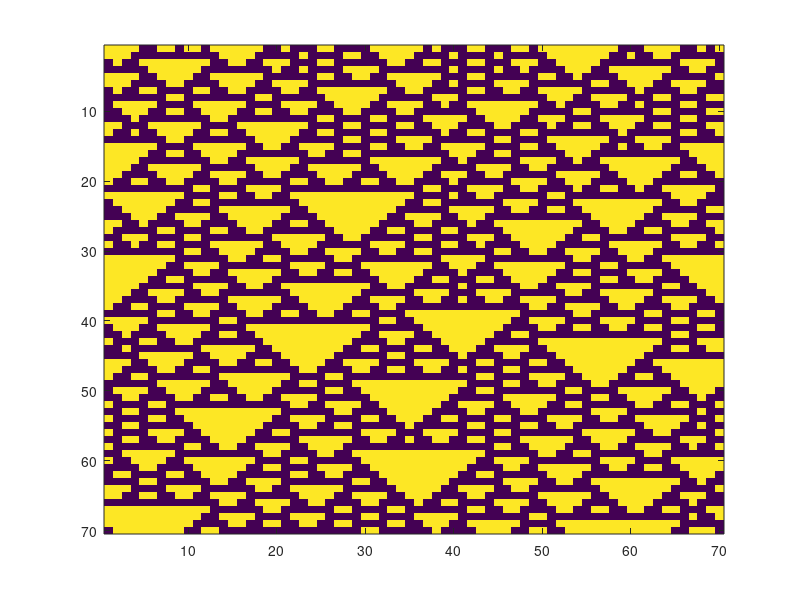

Source code (MATLAB):
%% rule 184
clc, clear all
nGeneration=30;
%rule184=[1 1 1 1 1 0 1 0 1 1 0 0 0 1 1 0 1 0 0 0 1 0 0 0];
nParticles=100;
rule184= round(rand(1,nParticles));

generations=nan(nGeneration,nParticles);
generations(1,:)=rule184;

for row=1:nGeneration-1
    
    for col=1:nParticles-1
        
        if generations(row,col+1)==0 && generations(row,col)==1
            generations(row+1,col)=0;
            generations(row+1,col+1)=1;
            
        elseif isnan(generations(row+1,col))
            generations(row+1,col)=generations(row,col);
        end
    end
    
    if generations(row,nParticles)==1 && generations(row,1)==0
        generations(row+1,nParticles)=1;
    else
        generations(row+1,nParticles)=generations(row,nParticles);
    end
    
    
end

image(generations,'CDataMapping','scaled')


%% rule 90

clc, clear all,clf
nGeneration=50;
%rule184=[1 1 1 1 1 0 1 0 1 1 0 0 0 1 1 0 1 0 0 0 1 0 0 0];
%rule90= round(rand(1,50));
nParticles=30;
rule90=zeros(1,nParticles);
rule90(nParticles/2)=1;

generations=nan(nGeneration,nParticles);
generations(1,:)=rule90;

for row=1:nGeneration-1
    generations(row+1,1)=xor(generations(row,nParticles),generations(row,2));
    
    for col=2:nParticles-1
        
        generations(row+1,col)=xor(generations(row,col-1),generations(row,col+1));
        
    end
    
    generations(row+1,nParticles)=xor(generations(row,nParticles),generations(row,1));
    
end

image(generations,'CDataMapping','scaled')
xlabel('Cell')
ylabel('Generation')

%% Rule30
clc, clear all
nGeneration=70;
nParticles=50;
rule30=zeros(1,nParticles);

rule30(nParticles/2)=1;
generations=nan(nGeneration,nParticles);
generations(1,:)=rule30;

for row=1:nGeneration-1
    a=generations(row,nParticles);
    b=generations(row,1);
    c=generations(row,2);
    
    if (a==1 && b==0 && c==0) || (a==0 && b==1 && c==1) || ...
            (a==0 && b==1 && c==0) || (a==0 && b==0 && c==1)
        generations(row+1,1)=1;
    else
        generations(row+1,1)=0;
    end
    
    for col=2:nParticles-1
        a=generations(row,col-1);
        b=generations(row,col);
        c=generations(row,col+1);
        
        if (a==1 && b==0 && c==0) || (a==0 && b==1 && c==1) || ...
                (a==0 && b==1 && c==0) || (a==0 && b==0 && c==1)
            generations(row+1,col)=1;
        else
            generations(row+1,col)=0;
        end
    end
    
    a=generations(row,nParticles-1);
    b=generations(row,nParticles);
    c=generations(row,1);
    
    if (a==1 && b==0 && c==0) || (a==0 && b==1 && c==1) || ...
            (a==0 && b==1 && c==0) || (a==0 && b==0 && c==1)
        generations(row+1,nParticles)=1;
    else
        generations(row+1,nParticles)=0;
    end
end

image(generations*100)
xlabel('Cell')
ylabel('Generation')


%% Rule 110
clc, clear all
nGeneration=70;
nParticles=200;
rule110=round(rand(1,nParticles));

rule110(nParticles/2)=1;
generations=nan(nGeneration,nParticles);
generations(1,:)=rule110;

for row=1:nGeneration-1
    a=generations(row,nParticles);
    b=generations(row,1);
    c=generations(row,2);
    
    if  (a==1 && b==1 && c==1) || ...
            (a==1 && b==0 && c==0) || (a==0 && b==0 && c==0)
        generations(row+1,1)=0;
    else
        generations(row+1,1)=1;
    end
    
    for col=2:nParticles-1
        a=generations(row,col-1);
        b=generations(row,col);
        c=generations(row,col+1);
        
        if (a==1 && b==1 && c==1) || ...
                (a==1 && b==0 && c==0) || (a==0 && b==0 && c==0)
            generations(row+1,col)=0;
        else
            generations(row+1,col)=1;
        end
    end
    
    a=generations(row,nParticles-1);
    b=generations(row,nParticles);
    c=generations(row,1);
    
    if (a==1 && b==1 && c==1) || ...
            (a==1 && b==0 && c==0) || (a==0 && b==0 && c==0)
        generations(row+1,nParticles)=0;
    else
        generations(row+1,nParticles)=1;
    end
end

image(generations,'CDataMapping','scaled')

%% new rule 1 (NAND)
clc, clear all
nGeneration=70;
nParticles=70;
rule110=round(rand(1,nParticles));

rule110(nParticles/2)=1;
generations=nan(nGeneration,nParticles);
generations(1,:)=rule110;

for row=1:nGeneration-1
    a=generations(row,nParticles);
    b=generations(row,1);
    c=generations(row,2);
    
    if  (a==1 && b==1 && c==1) || (a==0 && b==0 && c==0)
        generations(row+1,1)=0;
    else
        generations(row+1,1)=1;
    end
    
    for col=2:nParticles-1
        a=generations(row,col-1);
        b=generations(row,col);
        c=generations(row,col+1);
        
        if (a==1 && b==1 && c==1) || ...
                (a==0 && b==0 && c==0)
            generations(row+1,col)=0;
        else
            generations(row+1,col)=1;
        end
    end
    
    a=generations(row,nParticles-1);
    b=generations(row,nParticles);
    c=generations(row,1);
    
    if (a==1 && b==1 && c==1) || ...
            (a==0 && b==0 && c==0)
        generations(row+1,nParticles)=0;
    else
        generations(row+1,nParticles)=1;
    end
end

image(generations,'CDataMapping','scaled')

%% Rule AND
clc, clear all
nGeneration=70;
nParticles=70;
rule110=round(rand(1,nParticles));

rule110(nParticles/2)=1;
generations=nan(nGeneration,nParticles);
generations(1,:)=rule110;

for row=1:nGeneration-1
    a=generations(row,nParticles);
    b=generations(row,1);
    c=generations(row,2);
    
    if  (a==1 && b==1 && c==1) || ...
            (a==0 && b==0 && c==0)
        generations(row+1,1)=1;
    else
        generations(row+1,1)=0;
    end
    
    for col=2:nParticles-1
        a=generations(row,col-1);
        b=generations(row,col);
        c=generations(row,col+1);
        
        if (a==1 && b==1 && c==1) || ...
                (a==0 && b==0 && c==0)
            generations(row+1,col)=1;
        else
            generations(row+1,col)=0;
        end
    end
    
    a=generations(row,nParticles-1);
    b=generations(row,nParticles);
    c=generations(row,1);
    
    if (a==1 && b==1 && c==1) || ...
            (a==0 && b==0 && c==0)
        generations(row+1,nParticles)=1;
    else
        generations(row+1,nParticles)=0;
    end
end

image(generations,'CDataMapping','scaled')
